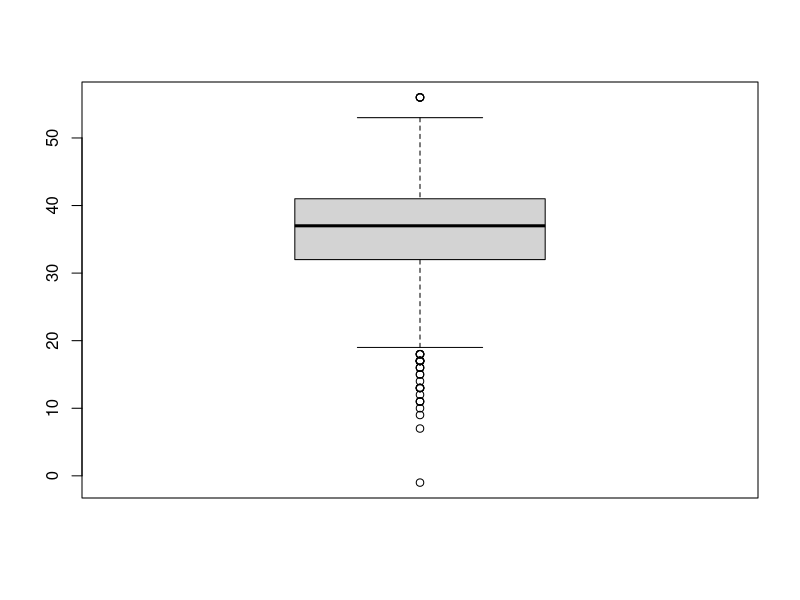
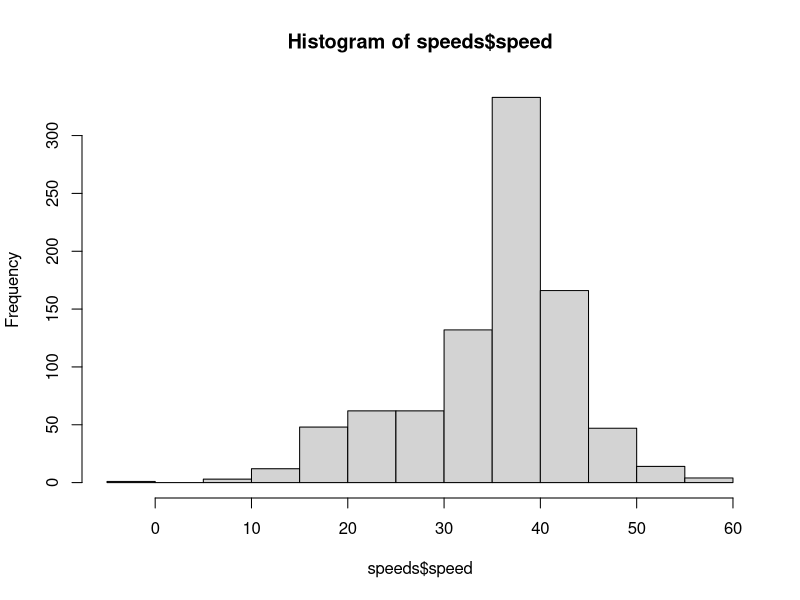
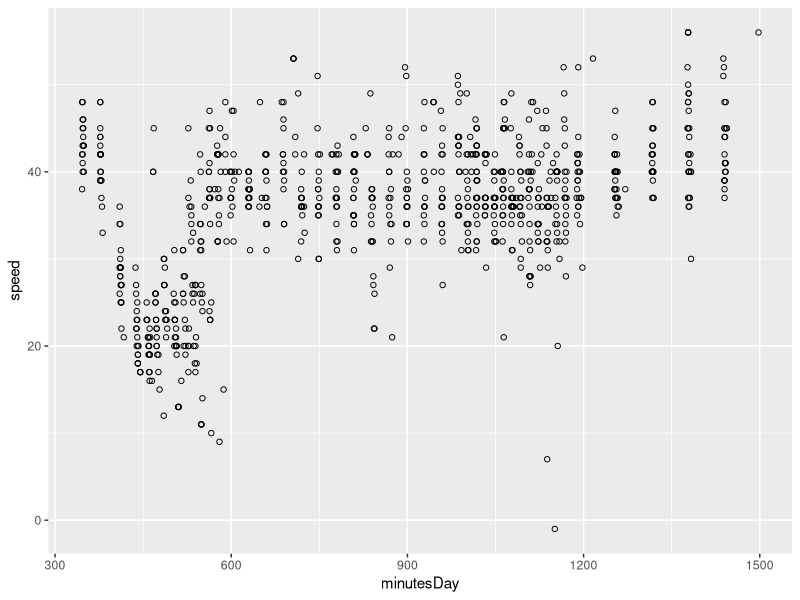
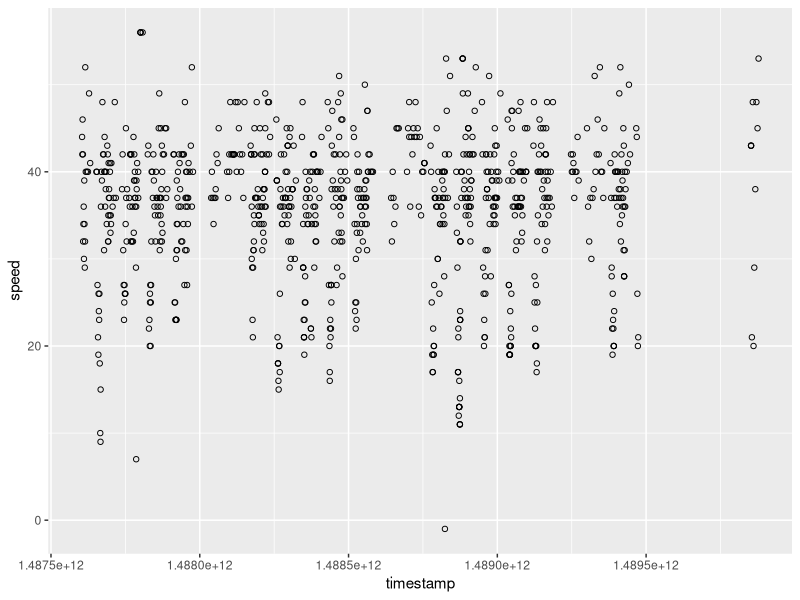
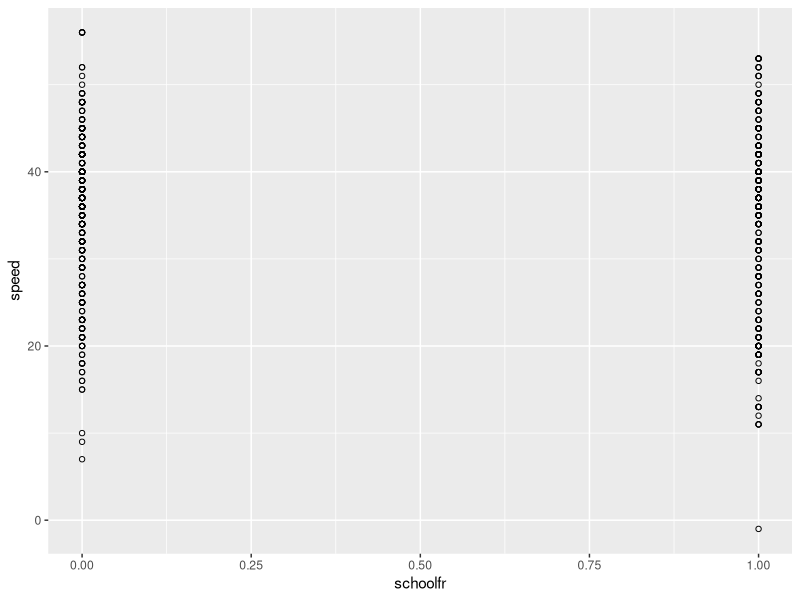
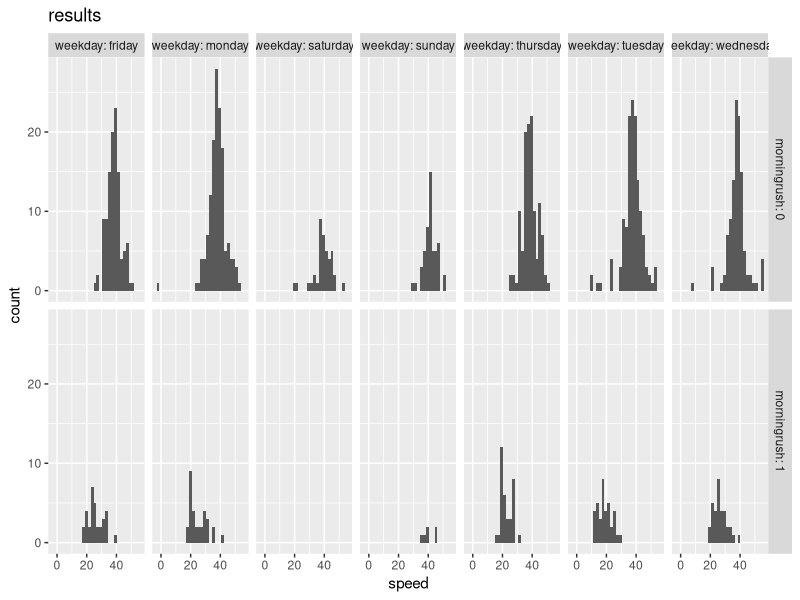
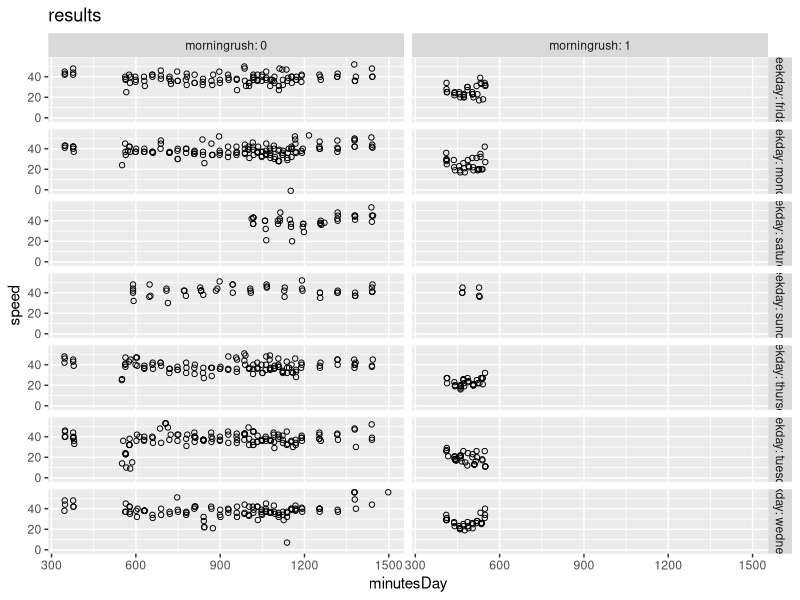
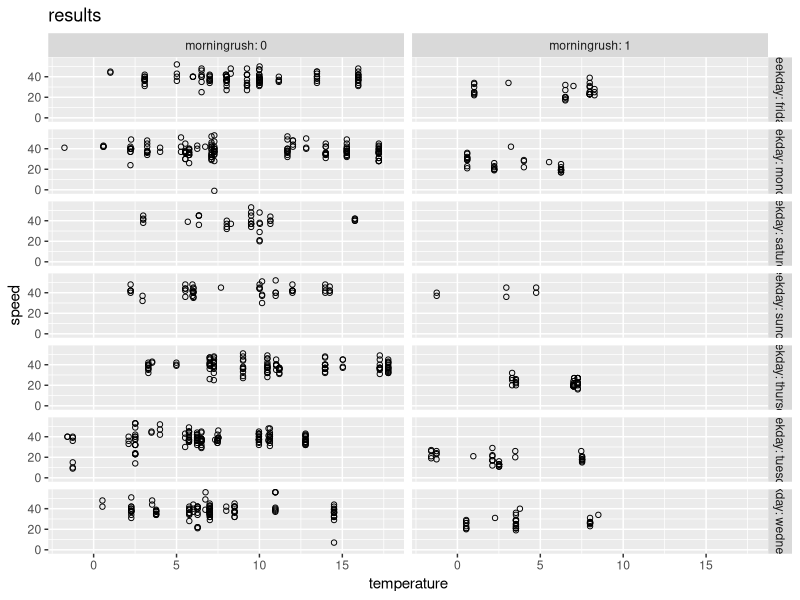

Write R code to recreate these figures, in order.
library(ggplot2);

speeds <-read.csv("tocern.csv")
summary (speeds$speed)
boxplot(speeds$speed)
hist(speeds$speed)

scatterplotSpeedMinutes <- ggplot(data = speeds, aes(x=minutesDay, y=speed)) + geom_point(shape=1)
print(scatterplotSpeedMinutes)
scatterplotSpeedTimestamp <- ggplot(data = speeds, aes(x=timestamp, y=speed)) + geom_point(shape=1)
print(scatterplotSpeedTimestamp)
scatterplotSpeedSchoolfr <- ggplot(data = speeds, aes(x=schoolfr, y=speed)) + geom_point(shape=1)
print(scatterplotSpeedSchoolfr)

facetedHistograms <- ggplot(data = speeds, aes(x=speed)) + geom_histogram() + ggtitle("results") + facet_grid(morningrush~weekday, labeller = label_both)
print(facetedHistograms)
facetedScatterplots <- ggplot(data = speeds, aes(x=minutesDay, y=speed)) + geom_point(shape=1) + ggtitle("results") + facet_grid(weekday~morningrush, labeller = label_both)
print(facetedScatterplots)
facetedScatterplots <- ggplot(data = speeds, aes(x=temperature, y=speed)) + geom_point(shape=1) + ggtitle("results") + facet_grid(weekday~morningrush, labeller = label_both)
print(facetedScatterplots)
